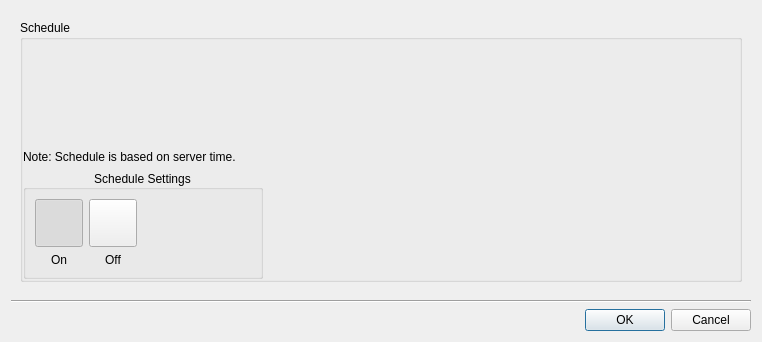
<?xml version="1.0" encoding="UTF-8"?>
<ui version="4.0">
 <class>WeekTimeScheduleDialog</class>
 <widget class="QDialog" name="WeekTimeScheduleDialog">
  <property name="geometry">
   <rect>
    <x>0</x>
    <y>0</y>
    <width>762</width>
    <height>342</height>
   </rect>
  </property>
  <property name="windowTitle">
   <string/>
  </property>
  <layout class="QVBoxLayout" name="verticalLayout_2">
   <item>
    <widget class="QWidget" name="widget" native="true">
     <layout class="QVBoxLayout" name="verticalLayout_4">
      <item>
       <widget class="QGroupBox" name="scheduleGridGroupBox">
        <property name="title">
         <string>Schedule</string>
        </property>
        <property name="flat">
         <bool>true</bool>
        </property>
        <layout class="QVBoxLayout" name="verticalLayout_7">
         <property name="leftMargin">
          <number>0</number>
         </property>
         <property name="topMargin">
          <number>6</number>
         </property>
         <property name="rightMargin">
          <number>6</number>
         </property>
         <property name="bottomMargin">
          <number>0</number>
         </property>
         <item>
          <widget class="nx::vms::client::desktop::ScheduleGridWidget" name="gridWidget" native="true">
           <property name="enabled">
            <bool>true</bool>
           </property>
           <property name="sizePolicy">
            <sizepolicy hsizetype="Expanding" vsizetype="Expanding">
             <horstretch>0</horstretch>
             <verstretch>0</verstretch>
            </sizepolicy>
           </property>
          </widget>
         </item>
         <item>
          <widget class="QLabel" name="label_5">
           <property name="text">
            <string>Note: Schedule is based on server time.</string>
           </property>
           <property name="alignment">
            <set>Qt::AlignLeading|Qt::AlignLeft|Qt::AlignVCenter</set>
           </property>
          </widget>
         </item>
         <item>
          <widget class="QGroupBox" name="settingsGroupBox">
           <property name="sizePolicy">
            <sizepolicy hsizetype="Minimum" vsizetype="Preferred">
             <horstretch>0</horstretch>
             <verstretch>0</verstretch>
            </sizepolicy>
           </property>
           <property name="minimumSize">
            <size>
             <width>0</width>
             <height>0</height>
            </size>
           </property>
           <property name="maximumSize">
            <size>
             <width>240</width>
             <height>16777215</height>
            </size>
           </property>
           <property name="title">
            <string>Schedule Settings</string>
           </property>
           <property name="alignment">
            <set>Qt::AlignCenter</set>
           </property>
           <layout class="QHBoxLayout" name="horizontalLayout_2">
            <item>
             <layout class="QVBoxLayout" name="verticalLayout">
              <item>
               <widget class="nx::vms::client::desktop::ScheduleBrushSelectableButton" name="valueOnButton">
                <property name="minimumSize">
                 <size>
                  <width>48</width>
                  <height>48</height>
                 </size>
                </property>
                <property name="maximumSize">
                 <size>
                  <width>48</width>
                  <height>48</height>
                 </size>
                </property>
                <property name="text">
                 <string/>
                </property>
                <property name="iconSize">
                 <size>
                  <width>48</width>
                  <height>48</height>
                 </size>
                </property>
                <property name="checkable">
                 <bool>true</bool>
                </property>
                <property name="checked">
                 <bool>true</bool>
                </property>
                <property name="autoExclusive">
                 <bool>true</bool>
                </property>
                <property name="popupMode">
                 <enum>QToolButton::DelayedPopup</enum>
                </property>
                <property name="autoRaise">
                 <bool>false</bool>
                </property>
               </widget>
              </item>
              <item>
               <widget class="QLabel" name="label_4">
                <property name="minimumSize">
                 <size>
                  <width>0</width>
                  <height>0</height>
                 </size>
                </property>
                <property name="text">
                 <string>On</string>
                </property>
                <property name="textFormat">
                 <enum>Qt::AutoText</enum>
                </property>
                <property name="alignment">
                 <set>Qt::AlignCenter</set>
                </property>
                <property name="wordWrap">
                 <bool>true</bool>
                </property>
                <property name="buddy">
                 <cstring>valueOnButton</cstring>
                </property>
               </widget>
              </item>
             </layout>
            </item>
            <item>
             <layout class="QVBoxLayout" name="verticalLayout_3">
              <item>
               <widget class="nx::vms::client::desktop::ScheduleBrushSelectableButton" name="valueOffButton">
                <property name="minimumSize">
                 <size>
                  <width>48</width>
                  <height>48</height>
                 </size>
                </property>
                <property name="maximumSize">
                 <size>
                  <width>48</width>
                  <height>48</height>
                 </size>
                </property>
                <property name="text">
                 <string/>
                </property>
                <property name="iconSize">
                 <size>
                  <width>48</width>
                  <height>48</height>
                 </size>
                </property>
                <property name="checkable">
                 <bool>true</bool>
                </property>
                <property name="autoExclusive">
                 <bool>true</bool>
                </property>
                <property name="autoRaise">
                 <bool>false</bool>
                </property>
               </widget>
              </item>
              <item>
               <widget class="QLabel" name="label_8">
                <property name="text">
                 <string>Off</string>
                </property>
                <property name="alignment">
                 <set>Qt::AlignCenter</set>
                </property>
                <property name="wordWrap">
                 <bool>true</bool>
                </property>
                <property name="buddy">
                 <cstring>valueOffButton</cstring>
                </property>
               </widget>
              </item>
             </layout>
            </item>
            <item>
             <spacer name="horizontalSpacer_3">
              <property name="orientation">
               <enum>Qt::Horizontal</enum>
              </property>
              <property name="sizeHint" stdset="0">
               <size>
                <width>40</width>
                <height>20</height>
               </size>
              </property>
             </spacer>
            </item>
           </layout>
          </widget>
         </item>
        </layout>
       </widget>
      </item>
      <item>
       <spacer name="verticalSpacer">
        <property name="orientation">
         <enum>Qt::Vertical</enum>
        </property>
        <property name="sizeType">
         <enum>QSizePolicy::MinimumExpanding</enum>
        </property>
       </spacer>
      </item>
     </layout>
    </widget>
   </item>
   <item>
    <widget class="Line" name="line">
     <property name="orientation">
      <enum>Qt::Horizontal</enum>
     </property>
    </widget>
   </item>
   <item>
    <widget class="QDialogButtonBox" name="buttonBox">
     <property name="standardButtons">
      <set>QDialogButtonBox::Cancel|QDialogButtonBox::Ok</set>
     </property>
    </widget>
   </item>
  </layout>
 </widget>
 <customwidgets>
  <customwidget>
   <class>nx::vms::client::desktop::ScheduleBrushSelectableButton</class>
   <extends>QToolButton</extends>
   <header location="global">nx/vms/client/desktop/resource_properties/schedule/schedule_brush_selectable_button.h</header>
  </customwidget>
  <customwidget>
   <class>nx::vms::client::desktop::ScheduleGridWidget</class>
   <extends>QWidget</extends>
   <header>nx/vms/client/desktop/resource_properties/schedule/schedule_grid_widget.h</header>
   <container>1</container>
  </customwidget>
 </customwidgets>
 <resources/>
 <connections/>
</ui>
